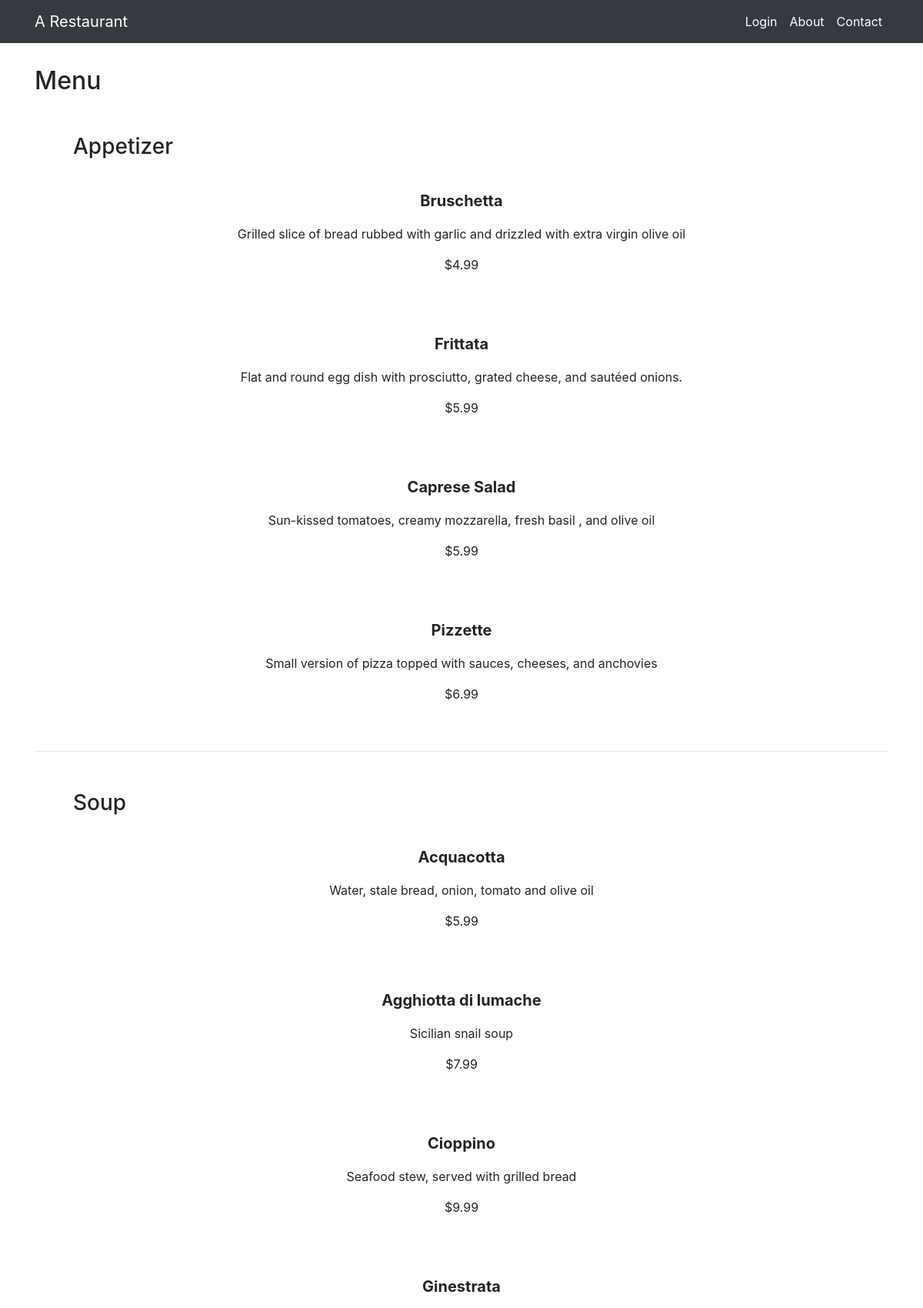
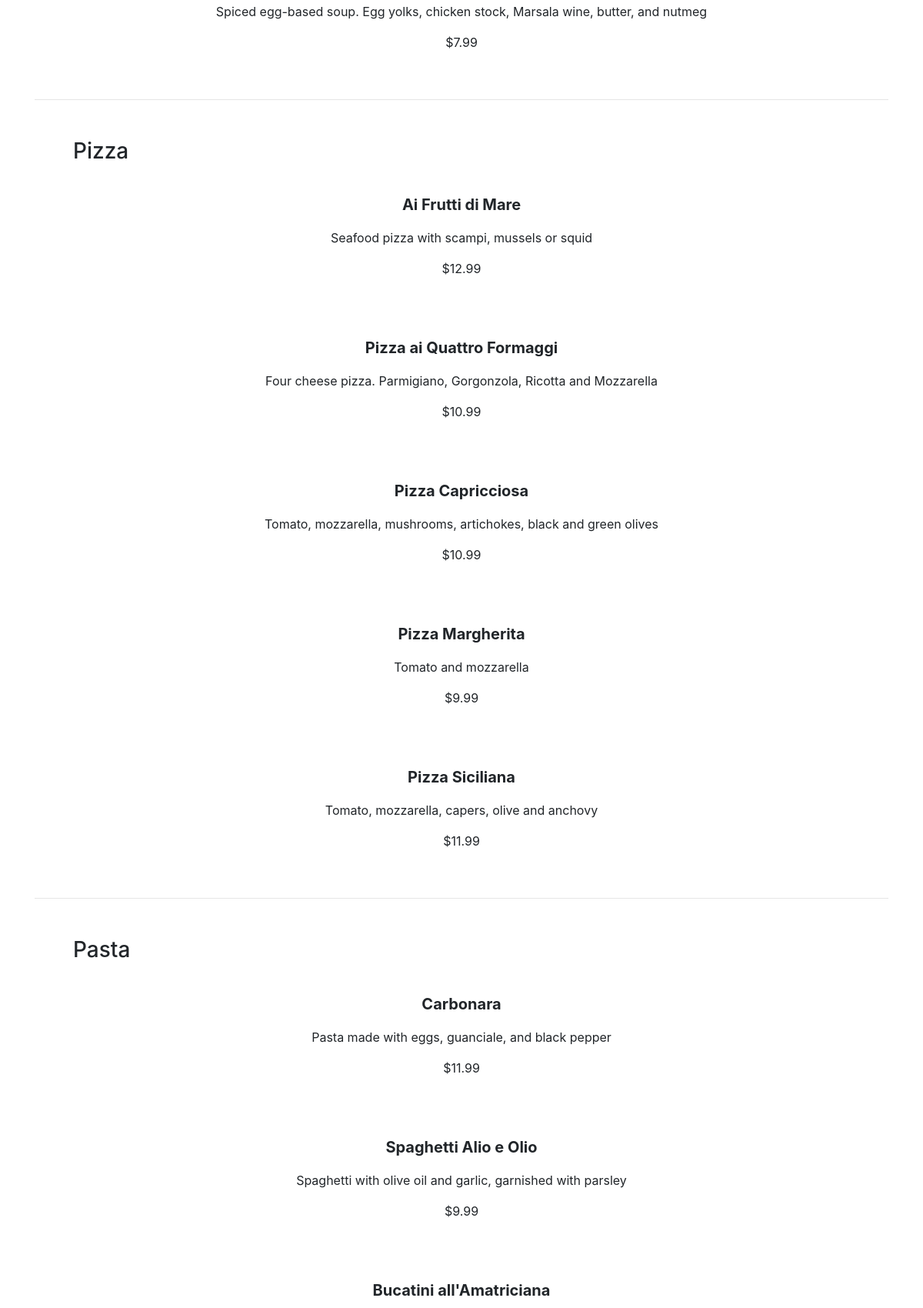
The page / (upper part) on the database its author committed (2 pictures, top to bottom).
### app/models.py (models this page shows)
class Menu(db.Model):
    __tablename__ = 'menu'
    id = db.Column(db.Integer, primary_key=True)
    name = db.Column(db.String, nullable=False)
    orders_rel = relationship('OrdersOngoing', back_populates='menu_rel')
    category = db.Column(db.String, nullable=False)
    description = db.Column(db.String, nullable=False)
    price = db.Column(db.Float, nullable=False)

### app/menus.py (the view)
@app.route('/')
def home():
    if not show_menu():
        return "Menu Empty"
    return render_template('public/home_menu.html', menus_lst=show_menu())

### app/templates/public/home_menu.html (shortened to what this page needs)
{% extends 'public/templates/public_template.html' %} {% block title %} Ordering Page {% endblock %} {% block main %}
<div class="container">
    <h2 class="text-lg-left text-center">Menu</h2>
    {% for menu in menus_lst %}
    <h3 class="text-lg-left text-center category-title">{{ menu[0]['category'] }}</h3>
    {% for category in menu %}
    <div>
        <div class='home-menu-info'>
            <p class='menu_name'>{{ category.name }}</p>
            <p>{{ category.description }}</p>
            <p>${{ category.price }}</p>
        </div>
    </div>
    {% endfor %}
    <hr> {% endfor %}
</div>
{% endblock %}

### app/static/css/style.css (style rules this page uses)
.home-menu-info { text-align: center; padding: 30px; }
.menu_name { font-weight: bold; font-size: 20px; }
.category-title { margin-top: 50px; padding-left: 50px; }

### rows shown on the page
Menu: category "Appetizer", name "Bruschetta", description "Grilled slice of bread rubbed with garlic and drizzled with extra virgin olive oil", price "4.99"
Menu: name "Frittata", description "Flat and round egg dish with prosciutto, grated cheese, and sautéed onions.", price "5.99"
Menu: name "Caprese Salad", description "Sun-kissed tomatoes, creamy mozzarella, fresh basil , and olive oil", price "5.99"
Menu: name "Pizzette", description "Small version of pizza topped with sauces, cheeses, and anchovies", price "6.99"
Menu: category "Soup", name "Acquacotta", description "Water, stale bread, onion, tomato and olive oil", price "5.99"
Menu: name "Agghiotta di lumache", description "Sicilian snail soup", price "7.99"
Menu: name "Cioppino", description "Seafood stew, served with grilled bread", price "9.99"
Menu: name "Ginestrata", description "Spiced egg-based soup. Egg yolks, chicken stock, Marsala wine, butter, and nutmeg", price "7.99"
Menu: category "Pizza", name "Ai Frutti di Mare", description "Seafood pizza with scampi, mussels or squid", price "12.99"
Menu: name "Pizza ai Quattro Formaggi", description "Four cheese pizza. Parmigiano, Gorgonzola, Ricotta and Mozzarella", price "10.99"
Menu: name "Pizza Capricciosa", description "Tomato, mozzarella, mushrooms, artichokes, black and green olives", price "10.99"
Menu: name "Pizza Margherita", description "Tomato and mozzarella", price "9.99"
Menu: name "Pizza Siciliana", description "Tomato, mozzarella, capers, olive and anchovy", price "11.99"
Menu: category "Pasta", name "Carbonara", description "Pasta made with eggs, guanciale, and black pepper", price "11.99"
Menu: name "Spaghetti Alio e Olio", description "Spaghetti with olive oil and garlic, garnished with parsley", price "9.99"
Menu: name "Bucatini all'Amatriciana"
